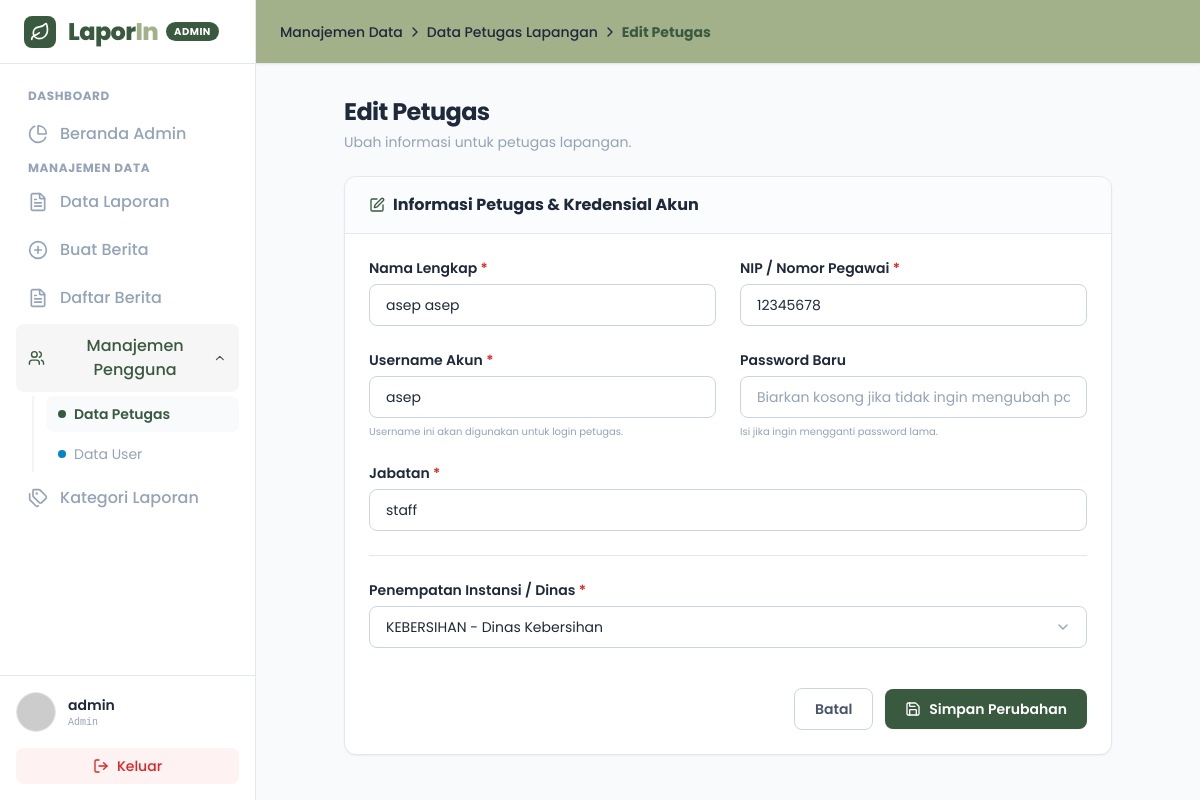
/admin/editPetugas.php?id=6 (signed in), run on the app's committed database.
### tables this page shows
CREATE TABLE `petugas` (
  `id` int(11) NOT NULL,
  `nama` varchar(100) NOT NULL,
  `nip` varchar(50) NOT NULL,
  `username` varchar(50) NOT NULL,
  `password` varchar(100) NOT NULL,
  `jabatan` varchar(100) DEFAULT 'Petugas Lapangan',
  `dinas_id` int(11) NOT NULL,
  `foto` varchar(255) DEFAULT NULL,
  `tanggal_dibuat` timestamp NOT NULL DEFAULT current_timestamp()
);

CREATE TABLE `dinas` (
  `id` int(11) NOT NULL,
  `nama_dinas` varchar(100) NOT NULL,
  `kode_dinas` varchar(20) NOT NULL,
  `deskripsi` text DEFAULT NULL
);

### admin/editPetugas.php (the view, shortened to what this page needs)
<?php
require __DIR__ . '/../database/conection.php';
$id = (int) $_GET['id'];
$query_dinas = $pdo->query("SELECT * FROM dinas ORDER BY nama_dinas ASC");
$stmt_petugas = $pdo->prepare("SELECT * FROM petugas WHERE id = :id");
$stmt_petugas->execute([':id' => $id]);
$petugas = $stmt_petugas->fetch();
?>
<!doctype html>
<html lang="id">
<head>
    <script src="https://cdn.tailwindcss.com"></script>
</head>
<body class="bg-light text-dark font-sans h-screen flex overflow-hidden">
    <?php include 'sidebar.php'; ?>
    <div class="flex-1 flex flex-col h-screen overflow-hidden">
        <header class="h-16 bg-accent border-b border-slate-200 flex items-center justify-between px-4 sm:px-6 z-30 shrink-0 shadow-sm">
            <div class="hidden sm:block">
                <nav class="flex text-sm text-dark font-medium items-center">
                    <span class="hover:text-primary cursor-pointer">Manajemen Data</span>
                    <i data-lucide="chevron-right" class="w-4 h-4 mx-1"></i>
                    <a href="dataPetugas.php" class="hover:text-primary cursor-pointer">Data Petugas Lapangan</a>
                    <i data-lucide="chevron-right" class="w-4 h-4 mx-1"></i>
                    <span class="text-primary font-bold">Edit Petugas</span>
                </nav>
            </div>
        </header>
        <main class="flex-1 overflow-y-auto bg-light p-4 sm:p-6 lg:p-8">
            <div class="max-w-3xl mx-auto space-y-6">
                <div>
                    <h2 class="text-2xl font-bold text-dark tracking-tight">Edit Petugas</h2>
                    <p class="text-muted mt-1 text-sm">Ubah informasi untuk petugas lapangan.</p>
                </div>
                <div class="bg-white border border-slate-200 rounded-xl shadow-sm overflow-hidden">
                    <div class="px-6 py-4 border-b border-slate-200 bg-slate-50/50">
                        <h3 class="font-bold text-dark flex items-center">
                            <i data-lucide="edit" class="w-4 h-4 mr-2 text-primary"></i>
                            Informasi Petugas & Kredensial Akun
                        </h3>
                    </div>
                    <form action="" method="POST" class="p-6 space-y-6">
                        <div class="grid grid-cols-1 md:grid-cols-2 gap-6">
                            <div class="space-y-1.5">
                                <label for="nama" class="block text-sm font-semibold text-dark">Nama Lengkap <span class="text-danger">*</span></label>
                                <input type="text" id="nama" name="nama" required value="<?php echo htmlspecialchars($petugas['nama'] ?? ''); ?>"
                                    class="w-full px-4 py-2.5 rounded-lg border border-slate-300 focus:ring-2 focus:ring-primary/20 focus:border-primary outline-none transition-colors text-sm text-dark placeholder:text-slate-400">
                            </div>
                            <div class="space-y-1.5">
                                <label for="nip" class="block text-sm font-semibold text-dark">NIP / Nomor Pegawai <span class="text-danger">*</span></label>
                                <input type="text" id="nip" name="nip" required value="<?php echo htmlspecialchars($petugas['nip'] ?? ''); ?>"
                                    class="w-full px-4 py-2.5 rounded-lg border border-slate-300 focus:ring-2 focus:ring-primary/20 focus:border-primary outline-none transition-colors text-sm text-dark placeholder:text-slate-400">
                            </div>
                            <div class="space-y-1.5">
                                <label for="username" class="block text-sm font-semibold text-dark">Username Akun <span class="text-danger">*</span></label>
                                <input type="text" id="username" name="username" required value="<?php echo htmlspecialchars($petugas['username'] ?? ''); ?>"
                                    class="w-full px-4 py-2.5 rounded-lg border border-slate-300 focus:ring-2 focus:ring-primary/20 focus:border-primary outline-none transition-colors text-sm text-dark placeholder:text-slate-400">
                                <p class="text-[10px] text-muted">Username ini akan digunakan untuk login petugas.</p>
                            </div>
                            <div class="space-y-1.5">
                                <label for="password" class="block text-sm font-semibold text-dark">Password Baru</label>
                                <input type="password" id="password" name="password" placeholder="Biarkan kosong jika tidak ingin mengubah password"
                                    class="w-full px-4 py-2.5 rounded-lg border border-slate-300 focus:ring-2 focus:ring-primary/20 focus:border-primary outline-none transition-colors text-sm text-dark placeholder:text-slate-400">
                                <p class="text-[10px] text-muted">Isi jika ingin mengganti password lama.</p>
                            </div>
                            <div class="space-y-1.5 md:col-span-2">
                                <label for="jabatan" class="block text-sm font-semibold text-dark">Jabatan <span class="text-danger">*</span></label>
                                <input type="text" id="jabatan" name="jabatan" required value="<?php echo htmlspecialchars($petugas['jabatan'] ?? ''); ?>"
                                    class="w-full px-4 py-2.5 rounded-lg border border-slate-300 focus:ring-2 focus:ring-primary/20 focus:border-primary outline-none transition-colors text-sm text-dark placeholder:text-slate-400">
                            </div>
                        </div>
                        <div class="border-t border-slate-200"></div>
                        <div class="space-y-1.5">
                            <label for="dinas_id" class="block text-sm font-semibold text-dark">Penempatan Instansi / Dinas <span class="text-danger">*</span></label>
                            <div class="relative">
                                <select id="dinas_id" name="dinas_id" required
                                    class="w-full pl-4 pr-10 py-2.5 appearance-none rounded-lg border border-slate-300 focus:ring-2 focus:ring-primary/20 focus:border-primary outline-none transition-colors text-sm bg-white text-dark">
                                    <?php while($dinas = $query_dinas->fetch()): ?>
                                        <option value="<?php echo $dinas['id']; ?>" <?php echo ($petugas['dinas_id'] == $dinas['id']) ? 'selected' : ''; ?>>
                                            <?php echo $dinas['kode_dinas']; ?> - <?php echo $dinas['nama_dinas']; ?>
                                        </option>
                                    <?php endwhile; ?>
                                </select>
                                <div class="pointer-events-none absolute inset-y-0 right-0 flex items-center px-4 text-slate-400">
                                </div>
                            </div>
                        </div>
                        <div class="flex items-center justify-end space-x-3 pt-4">
                            <a href="dataPetugas.php" class="px-5 py-2.5 text-sm font-semibold text-slate-600 bg-white border border-slate-300 rounded-lg hover:bg-slate-50 transition-colors">
                                Batal
                            </a>
                            <button type="submit" class="px-5 py-2.5 text-sm font-semibold text-white bg-primary hover:bg-primary-dark rounded-lg flex items-center shadow-sm transition-colors">
                                <i data-lucide="save" class="w-4 h-4 mr-2"></i>
                                Simpan Perubahan
                            </button>
                        </div>
                    </form>
                </div>
            </div>
        </main>
    </div>
</body>
</html>

### data on the page
petugas: nama "asep asep", nip "12345678", username "asep", jabatan "staff", dinas_id "KEBERSIHAN - Dinas Kebersihan"

### other printed values
$admin_nama "admin"
